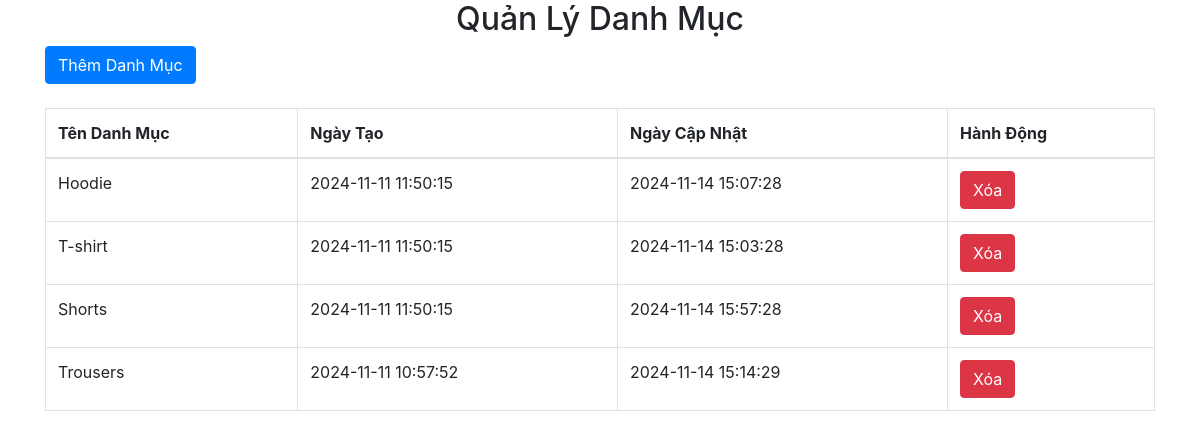
The page /admin/category/index.php on the database its author committed.
### tables this page shows
CREATE TABLE `category` (
  `id` int(11) NOT NULL,
  `name` varchar(50) NOT NULL,
  `created_at` datetime DEFAULT NULL,
  `updated_at` datetime DEFAULT NULL
);

### admin/database/dbhelper.php (called while the page is built, shortened)
<?php
function executeResult($sql, $isSingle = false) {
    $conn = mysqli_connect(HOST, USERNAME, PASSWORD, DATABASE);
    $result = mysqli_query($conn, $sql);
    $data = [];
    while ($row = mysqli_fetch_assoc($result)) {
        $data[] = $row;
    }
    return $data;
}
?>

### admin/category/index.php (the view, shortened to what this page needs)
<?php
require_once('../database/dbhelper.php');
$sql = 'SELECT * FROM category ORDER BY id ASC';
$categories = executeResult($sql);
?>
<!DOCTYPE html>
<html lang="vi">
<head>
    <link rel="stylesheet" href="https://maxcdn.bootstrapcdn.com/bootstrap/4.4.1/css/bootstrap.min.css">
</head>
<body>
    <div class="container">
        <h2 class="text-center">Quản Lý Danh Mục</h2>
        <a href="add.php" class="btn btn-primary">Thêm Danh Mục</a>
        <table class="table table-bordered mt-4">
            <thead>
                <tr>
                    <th>Tên Danh Mục</th>
                    <th>Ngày Tạo</th>
                    <th>Ngày Cập Nhật</th>
                    <th>Hành Động</th>
                </tr>
            </thead>
            <tbody>
                <?php foreach ($categories as $category): ?>
                    <tr>
                        <td><?= $category['name'] ?></td>
                        <td><?= $category['created_at'] ?></td>
                        <td><?= $category['updated_at'] ?></td>
                        <td>
                            <form method="POST" action="delete.php" onsubmit="return confirm('Bạn có chắc chắn muốn xóa danh mục này?');">
                                <button type="submit" class="btn btn-danger">Xóa</button>
                            </form>
                        </td>
                    </tr>
                <?php endforeach; ?>
            </tbody>
        </table>
    </div>
</body>
</html>

### rows shown on the page
category: name "Hoodie", created_at "2024-11-11 11:50:15", updated_at "2024-11-14 15:07:28"
category: name "T-shirt", created_at "2024-11-11 11:50:15", updated_at "2024-11-14 15:03:28"
category: name "Shorts", created_at "2024-11-11 11:50:15", updated_at "2024-11-14 15:57:28"
category: name "Trousers", created_at "2024-11-11 10:57:52", updated_at "2024-11-14 15:14:29"
